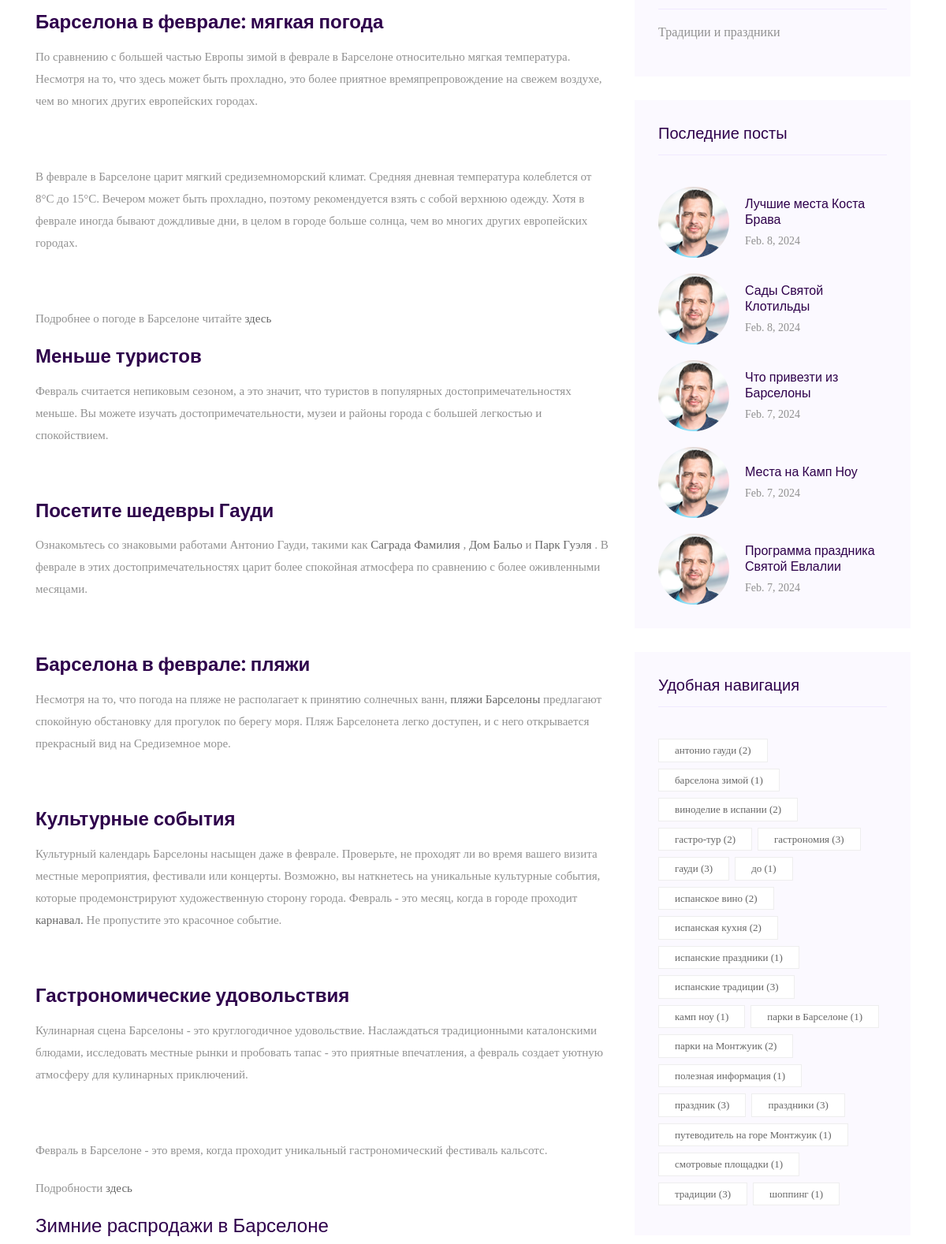
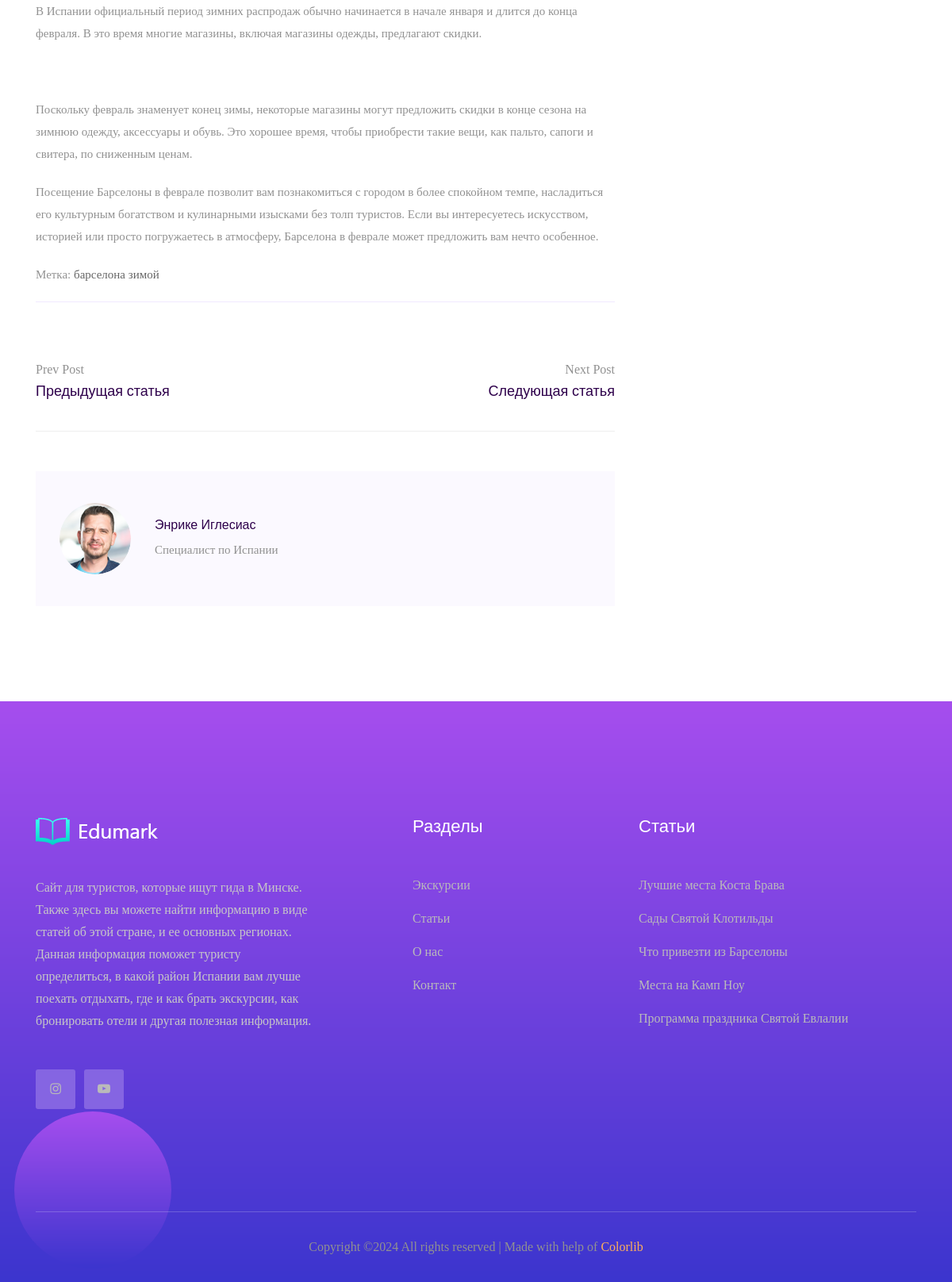
Page /catalog/blog/2 (lower part) on the earlier database version (2 pictures, top to bottom).
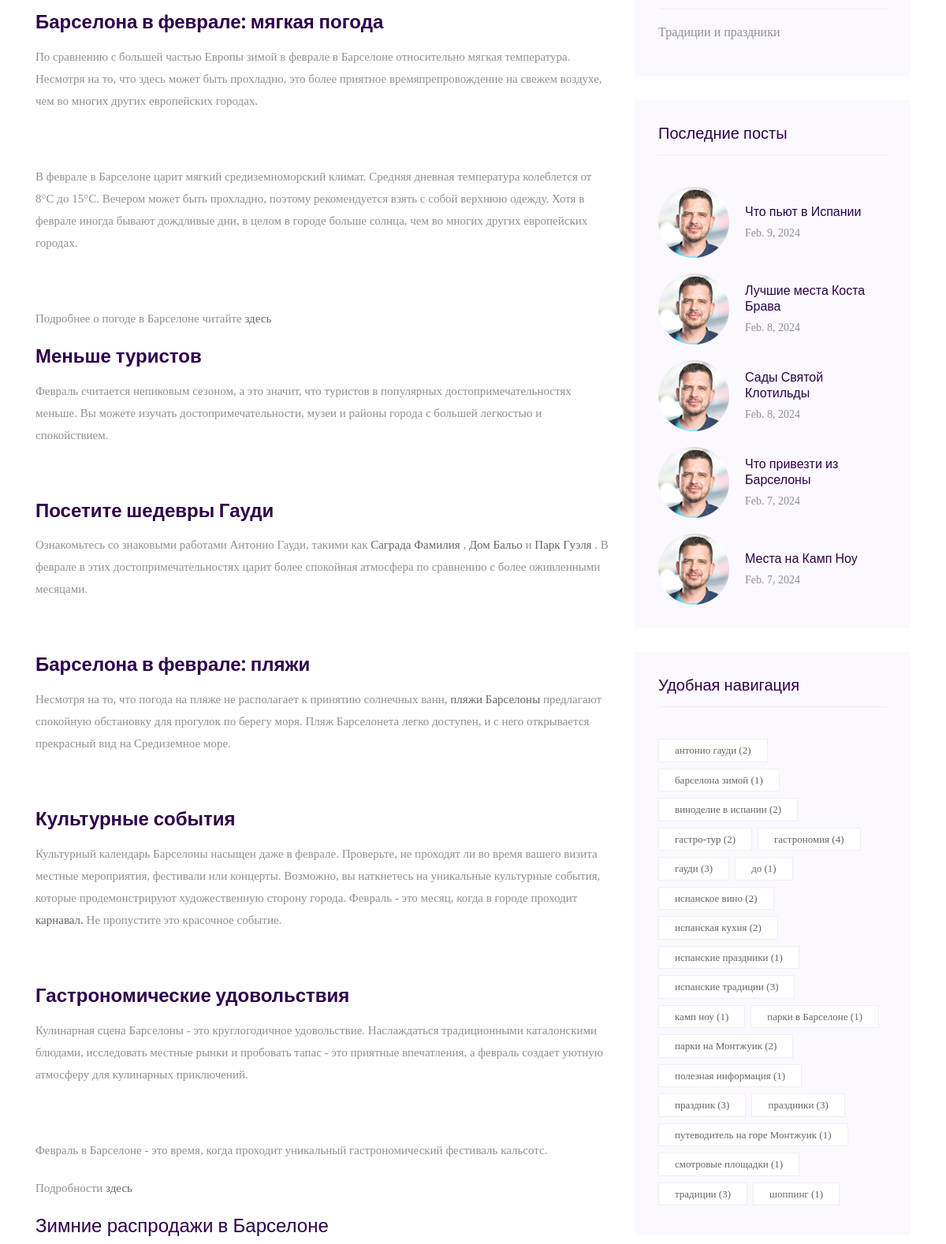
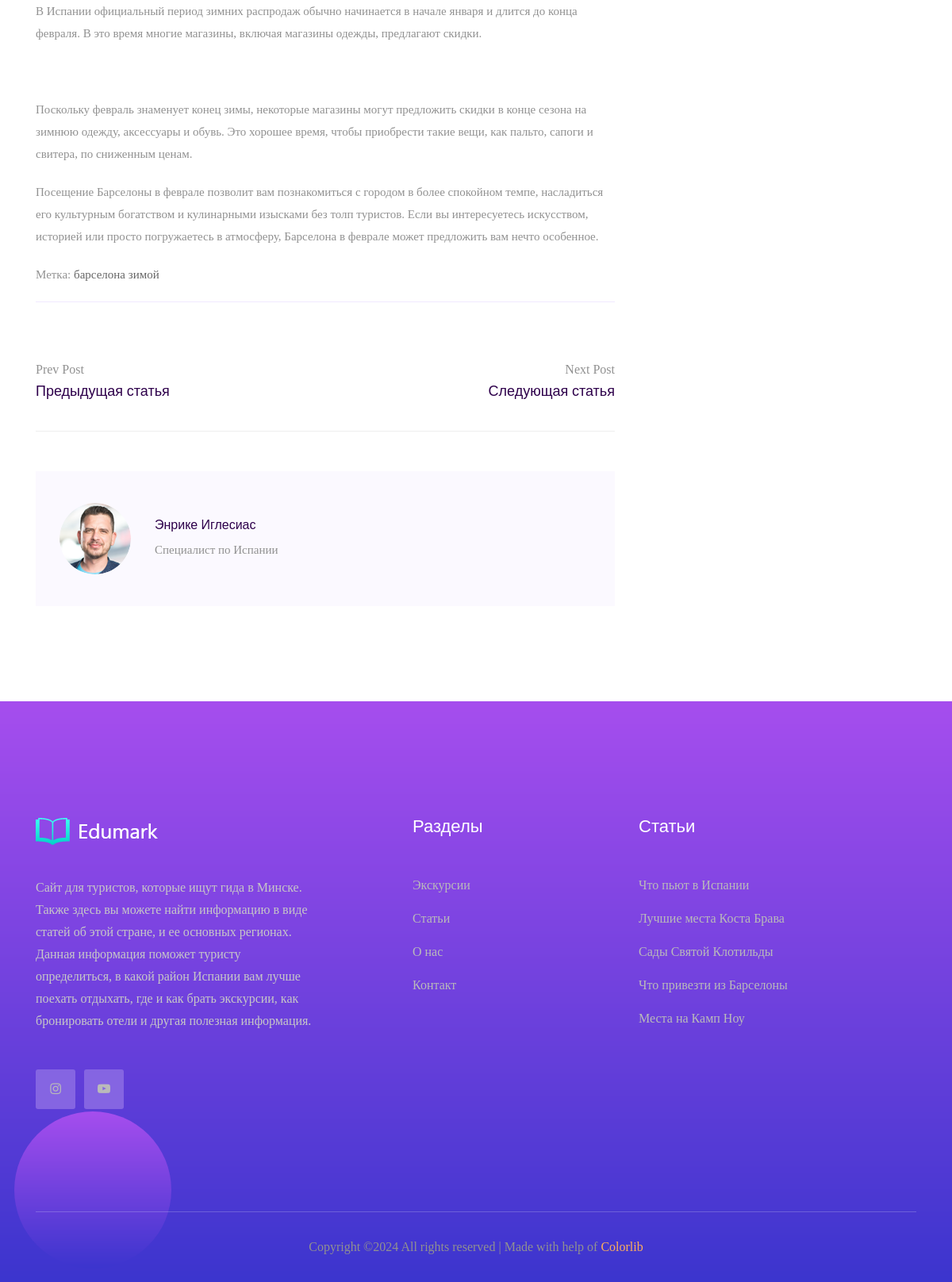
Same page on the later database version (2 pictures, top to bottom).
### catalog/models.py (models this page shows, shortened)
class Post(models.Model):
    title = models.CharField(max_length=255)
    description = models.TextField(null=True, blank=True)
    title_img = models.ImageField(upload_to='media/', null=True, blank=True)
    body = models.TextField(null=True, blank=True)
    created_on = models.DateTimeField(auto_now_add=True)
    last_modified = models.DateTimeField(auto_now=True)
    categories = models.ManyToManyField("Category", blank=True, related_name="categories")
    tags = models.ManyToManyField("Tag", blank=True)
    def get_next_id(self):
        is_next = Post.objects.filter(id=self.id+1).exists()
        if is_next:
            return self.id + 1
        else:
            return self.id + 2
    def get_previous_id(self):
        is_previous = Post.objects.filter(id=self.id-1).exists()
        if is_previous:
            return self.id - 1
        else:
            return self.id - 2
    def is_next(self):
        is_next = Post.objects.filter(id=self.id+1).exists()
        return is_next

class Tag (models.Model):
    name = models.CharField(max_length=100)
    count = models.IntegerField(default=0)
    class Meta:
        verbose_name_plural = "tags"

class Category(models.Model):
    name = models.CharField(max_length=100)
    class Meta:
        verbose_name_plural = "categories"
    def __str__(self):
        return self.name

### catalog/views.py (the view)
# urls.py: path('blog/<int:blog_id>', views.single_blog, name='post'),
def single_blog(request, blog_id):
    try:
        post = Post.objects.get(pk=blog_id)
    except Post.DoesNotExist:
        raise Http404("Post does not exist")
    categories = Category.objects.all()
    tags = Tag.objects.all()
    recent = Post.objects.all().order_by("-created_on")[:5]
    for tag in tags:
        tag.count = Post.objects.filter(tags__name__icontains=tag.name).count()
    return render(request, 'single-blog.html', context={'post': post, 'categories': categories, 'recent': recent, 'tags': tags})

### templates/single-blog.html (shortened to what this page needs)
<!doctype html>
<html class="no-js" lang="zxx">
<head>
    {% load static %}
   <link rel="stylesheet" href="{% static 'css/bootstrap.min.css' %}">
   <link rel="stylesheet" href="{% static 'css/owl.carousel.min.css' %}">
   <link rel="stylesheet" href="{% static 'css/magnific-popup.css' %}">
   <link rel="stylesheet" href="{% static 'css/font-awesome.min.css' %}">
   <link rel="stylesheet" href="{% static 'css/themify-icons.css' %}">
   <link rel="stylesheet" href="{% static 'css/nice-select.css' %}">
   <link rel="stylesheet" href="{% static 'css/flaticon.css' %}">
   <link rel="stylesheet" href="{% static 'css/gijgo.css' %}">
   <link rel="stylesheet" href="{% static 'css/animate.css' %}">
   <link rel="stylesheet" href="{% static 'css/slicknav.css' %}">
   <link rel="stylesheet" href="{% static 'css/style.css' %}">
</head>
<body>
   <section class="blog_area single-post-area section-padding">
      <div class="container">
         <div class="row">
            <div class="col-lg-8 posts-list">
               <div class="single-post">
                  <div class="blog_details">
                     {% autoescape off %}
                  {{ post.body }}
                  {% endautoescape %}
                      <p>{% if post.tags.all %}Метка: {% for tag in post.tags.all %} <a href="/catalog/blog/tag/{{ tag.id }}">{{ tag.name }} </a>  {% endfor %} {% endif %}</p>
                  </div>
               </div>
               <div class="navigation-top">
                  <div class="d-sm-flex justify-content-between text-center">
                     <div class="col-sm-4 text-center my-2 my-sm-0">
                     </div>
                  </div>
                  <div class="navigation-area">
                     <div class="row">
                        <div class="col-lg-6 col-md-6 col-12 nav-left flex-row d-flex justify-content-start align-items-center">
                            {% if post.id != 1 %}
                           <div class="arrow">
                              <a href="/catalog/blog/{{ post.get_previous_id }}">
                              </a>
                           </div>
                           <div class="detials">
                              <p>Prev Post</p>
                              <a href="/catalog/blog/{{ post.get_previous_id }}">
                                 <h4>Предыдущая статья</h4>
                              </a>
                           </div>
                            {% endif %}
                        </div>
                        <div class="col-lg-6 col-md-6 col-12 nav-right flex-row d-flex justify-content-end align-items-center">
                            {% if post.is_next %}
                           <div class="detials">
                              <p>Next Post</p>
                              <a href="/catalog/blog/{{ post.get_next_id }}">
                                 <h4>Следующая статья</h4>
                              </a>
                           </div>
                           <div class="arrow">
                              <a href="/catalog/blog/{{ post.get_next_id }}">
                              </a>
                           </div>
                            {% endif %}
                        </div>
                     </div>
                  </div>
               </div>
               <div class="blog-author">
                  <div class="media align-items-center">
                     <img src="{% static 'img/blog/author.png' %}" alt="">
                     <div class="media-body">
                        <a href="#">
                           <h4>Энрике Иглесиас</h4>
                        </a>
                        <p>Специалист по Испании</p>
                     </div>
                  </div>
               </div>
            </div>
            <div class="col-lg-4">
               <div class="blog_right_sidebar">
                  <aside class="single_sidebar_widget post_category_widget">
                            <ul class="list cat-list">
                                {% for category in categories %}
                                <li>
                                    <a href="/catalog/blog/category/{{ category.id }}" class="d-flex">
                                        <p>{{ category.name }}</p>
                                    </a>
                                </li>
                                {% endfor %}
                            </ul>
                        </aside>
                  <aside class="single_sidebar_widget popular_post_widget">
                            <h3 class="widget_title">Последние посты</h3>
                            {% for post in recent %}
                            <div class="media post_item">
                                <img src="{% static 'img/blog/author.png' %}" alt="post">
                                <div class="media-body">
                                    <a href="/catalog/blog/{{ post.id }}">
                                        <h3>{{ post.title }}</h3>
                                    </a>
                                    <p>{{ post.created_on.date }}</p>
                                </div>
                            </div>
                            {% endfor %}
                        </aside>
                  <aside class="single_sidebar_widget tag_cloud_widget">
                            <h4 class="widget_title">Удобная навигация</h4>
                            <ul class="list">
                                {% for tag in tags %}
                                    {% if tag.count != 0 %}
                                <li>
                                    <a href="/catalog/blog/tag/{{ tag.id }}">{{ tag.name }} ({{ tag.count }})</a>
                                </li>
                                    {% endif %}
                                {% endfor %}
                            </ul>
                        </aside>
               </div>
            </div>
         </div>
      </div>
   </section>
    <footer class="footer footer_bg_1">
      <div class="footer_top">
          <div class="container">
              <div class="row">
                  <div class="col-xl-4 col-md-6 col-lg-4">
                      <div class="footer_widget">
                          <div class="footer_logo">
                              <a href="{% url 'blog' %}">
                                  <img src="{% static 'img/logo.png' %}" alt="">
                              </a>
                          </div>
                          <p>
                              Сайт для туристов, которые ищут гида в Минске. Также здесь вы можете найти информацию в виде статей об этой стране, и ее основных регионах. Данная информация
                              поможет туристу определиться, в какой район Испании вам лучше поехать отдыхать, где и как брать экскурсии, как бронировать отели и другая
                              полезная информация.
                          </p>
                          <div class="socail_links">
                              <ul>
                                  <li>
                                      <a href="#">
                                          <i class="fa fa-instagram"></i>
                                      </a>
                                  </li>
                                  <li>
                                      <a href="#">
                                          <i class="fa fa-youtube-play"></i>
                                      </a>
                                  </li>
                              </ul>
                          </div>
                      </div>
                  </div>
                  <div class="col-xl-3 offset-xl-1 col-md-6 col-lg-3">
                      <div class="footer_widget">
                          <h3 class="footer_title">
                              Разделы
                          </h3>
                          <ul class="none-list">
                              <li><a href="{% url 'tours' %}">Экскурсии</a></li>
                              <li><a href="{% url 'blog' %}">Статьи</a></li>
                              <li><a href="{% url 'about' %}">О нас</a></li>
                              <li><a href="{% url 'contact' %}">Контакт</a></li>
                          </ul>
                      </div>
                  </div>
                  <div class="col-xl-4 col-md-6 col-lg-4">
                      <div class="footer_widget">
                          <h3 class="footer_title">
                              статьи
                          </h3>
                          <ul class="none-list">
                              {% for post in recent %}
                              <li><a href="/catalog/blog/{{ post.id }}">{{ post.title }}</a></li>
                              {% endfor %}
                          </ul>
                      </div>
                  </div>
              </div>
          </div>
      </div>
      <div class="copy-right_text">
          <div class="container">
              <div class="footer_border"></div>
              <div class="row">
                  <div class="col-xl-12">
                      <p class="copy_right text-center">
Copyright &copy;<script>document.write(new Date().getFullYear());</script> All rights reserved | Made with help of <a href="https://colorlib.com" target="_blank">Colorlib</a>
                      </p>
                  </div>
              </div>
          </div>
      </div>
  </footer>
</body>
</html>

Differences in the rows shown:
no longer on this page (row unchanged): Post: title "Программа праздника Святой Евлалии", created_on "Feb. 7, 2024"
added Post: title "Что пьют в Испании", created_on "Feb. 9, 2024"
computed for Tag "гастрономия": count "3" → "4"
